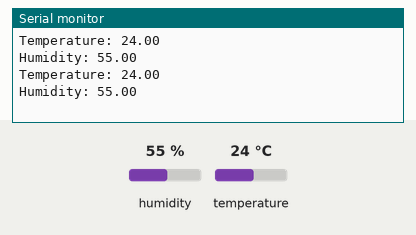
This sketch was run on a simulated Arduino Uno, built with avr-gcc and run on an emulated ATmega328P. Shown: the last lines printed to the serial monitor. The test bench sets the inputs (shaded band); at power-on: humidity 55 %, temperature 24 °C.

Above: at 3.2 s.
3.3 s: humidity set to 22 %
At 5.8 s:
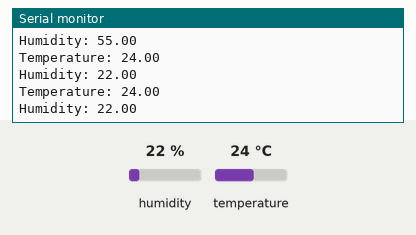
6.0 s: temperature set to 12 °C
At 7.4 s:
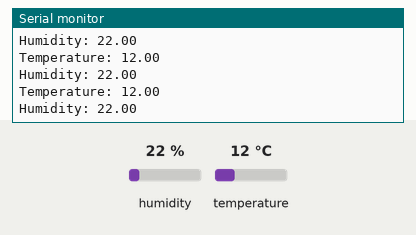
8.7 s: humidity set to 40 %
At 10.9 s:
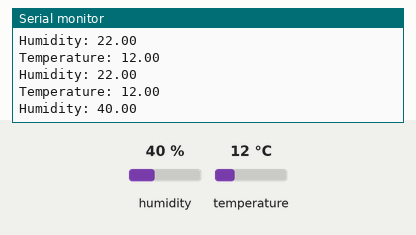
Timing chart, 0 to 12.4 s (numbered marks = the images above; inputs shaded):
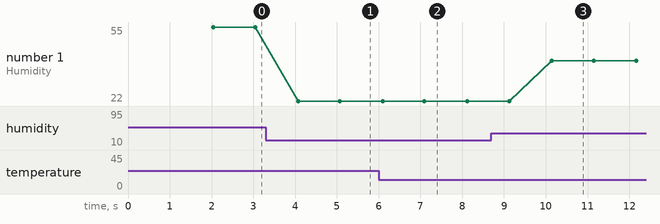

Measured:
- after the input at 3.3 s, the serial monitor: prints a new line after 0.77 s (image 1)
- after the input at 6.0 s, the serial monitor: prints a new line after 0.07 s (image 2)
- after the input at 8.7 s, the serial monitor: prints a new line after 1.4 s (image 3)
- plotted number 1: 55 → 22 after the input at 3.3 s, 22 → 40 after the input at 8.7 s

The sketch:

Graph.ino
```cpp
#include <DHT.h>
#define DHTTYPE DHT11
int DHTPIN = A5;
DHT dht(DHTPIN, DHTTYPE);
float t, h;


void setup()
{
    Serial.begin(9600);
    dht.begin();
    pinMode(DHTPIN, INPUT);
    delay(2000);
}
void loop()
{
    t = dht.readTemperature();
    Serial.print("Temperature: ");
    Serial.println(t);
    h = dht.readHumidity();
    Serial.print("Humidity: ");
    Serial.println(h);
    delay(1000);
}
```
